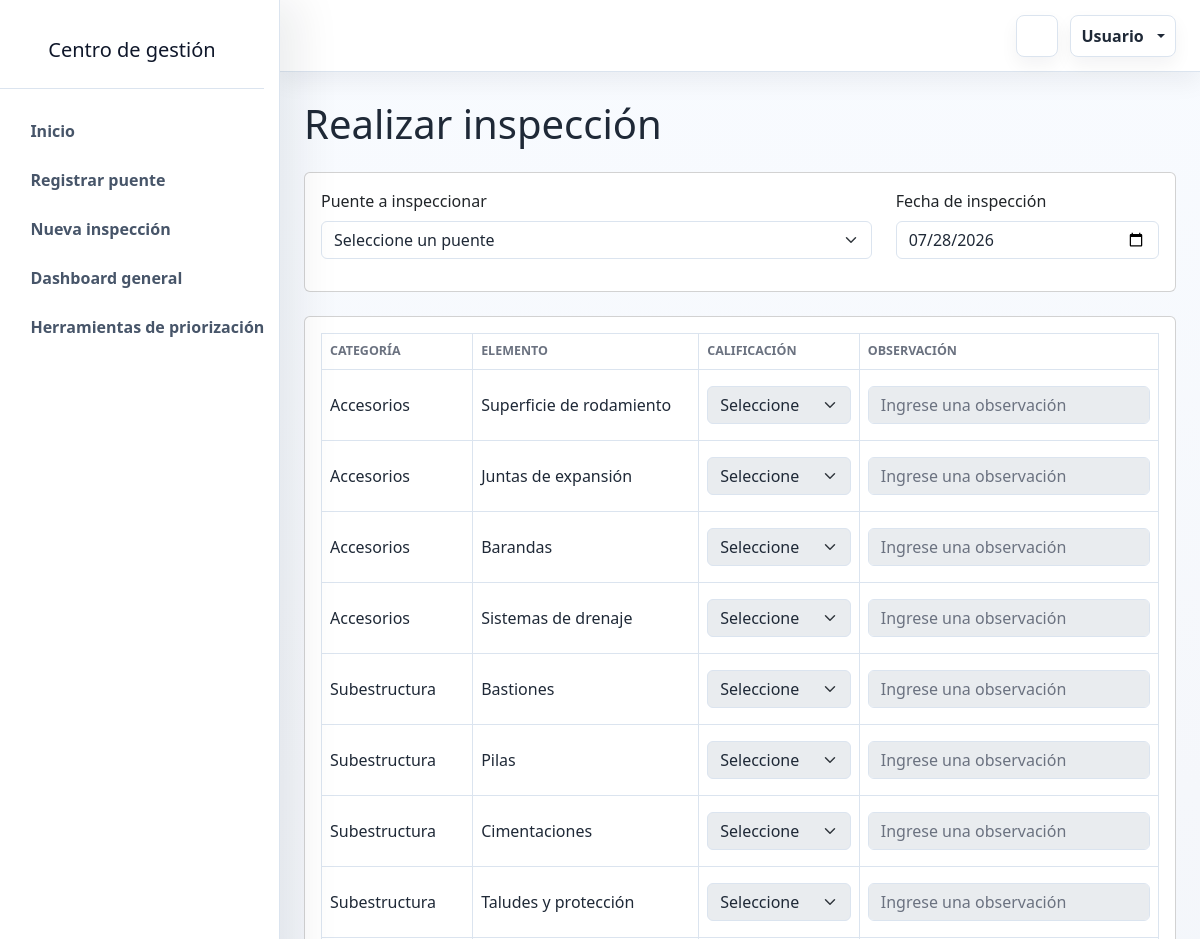
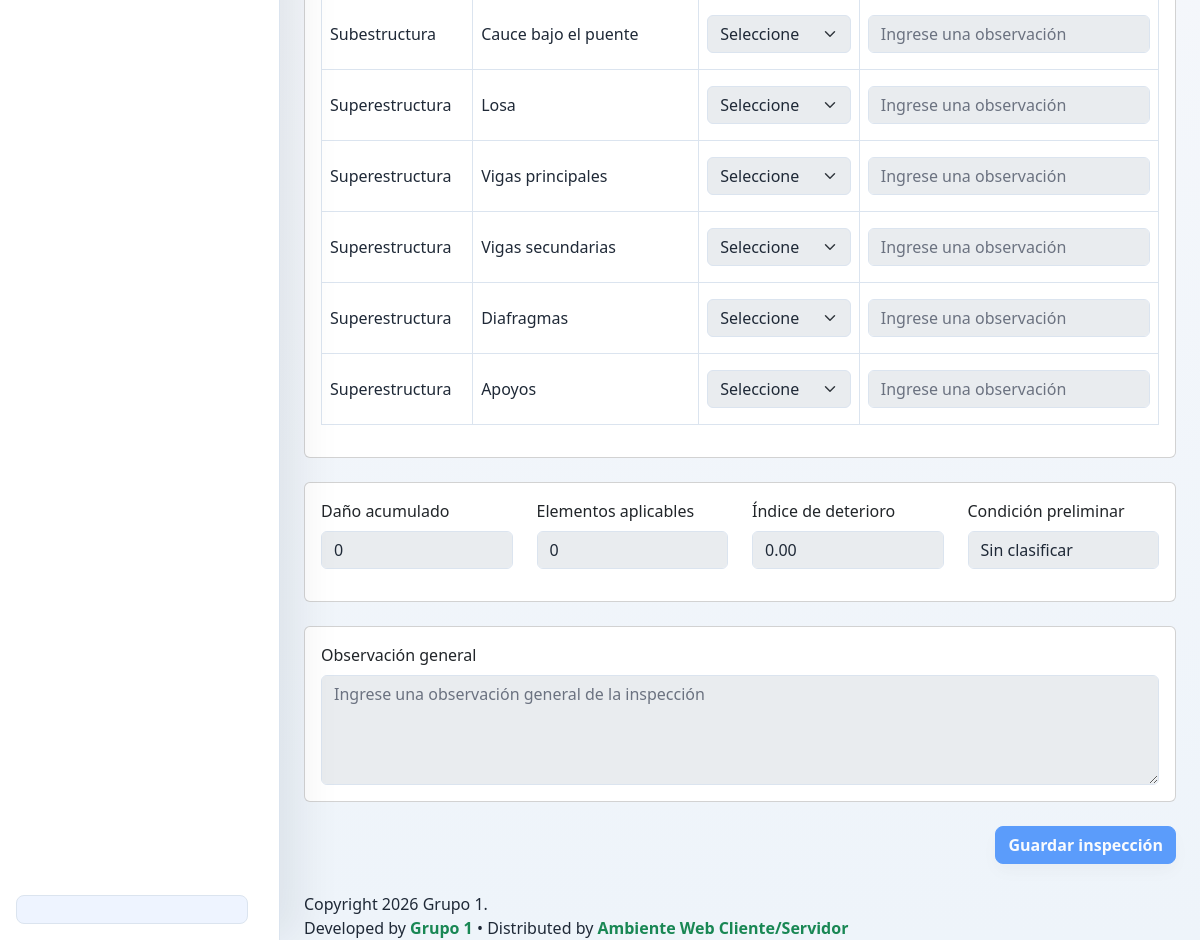
Page /View/vFunciones/RealizarInspeccion.php on the committed database (2 pictures, top to bottom).
### tables this page shows
CREATE TABLE `tb_elemento` (
  `ConsecutivoElemento` int(11) NOT NULL AUTO_INCREMENT,
  `Categoria` varchar(30) NOT NULL,
  `NombreElemento` varchar(120) NOT NULL,
  `Estado` bit(1) NOT NULL DEFAULT b'1',
  PRIMARY KEY (`ConsecutivoElemento`),
  UNIQUE KEY `uq_elemento_nombre` (`Categoria`,`NombreElemento`)
);

### Model/InspeccionModel.php (called while the page is built, shortened)
<?php
function ConsultarElementosInspeccionModel()
{
    $conn = null;
    try {
        $conn = OpenDB();
        $sql = "CALL spConsultarElementosInspeccion()";
        $response = $conn->query($sql);
        $elementos = array();
        while ($fila = $response->fetch_assoc()) {
            $elementos[] = $fila;
        }
        return $elementos;
    } catch (Exception $e) {
        if ($conn) {
            CloseDB($conn);
        }
        return array();
    }
}

### Controller/InspeccionController.php (called while the page is built, shortened)
<?php
include_once $_SERVER['DOCUMENT_ROOT']
    . '/Proyecto_Grupo1/Model/InspeccionModel.php';
function ConsultarElementosInspeccionController()
{
    return ConsultarElementosInspeccionModel();
}

### View/vFunciones/RealizarInspeccion.php (the view, shortened to what this page needs)
<?php
include_once $_SERVER['DOCUMENT_ROOT'] . '/Proyecto_Grupo1/View/LayoutInterno.php';
include_once $_SERVER['DOCUMENT_ROOT']
    . '/Proyecto_Grupo1/Controller/InspeccionController.php';
include_once $_SERVER['DOCUMENT_ROOT']
    . '/Proyecto_Grupo1/View/LayoutInterno.php';
$codigoPuenteSeleccionado = "";
$fechaInspeccionSeleccionada = date("Y-m-d");
$puentes = ConsultarPuentesInspeccionController();
$elementos = ConsultarElementosInspeccionController();
?>
<!DOCTYPE html>
<html lang="es">
<body>
    <div class="admin-shell">
        <div class="admin-main">
            <main class="dashboard-content">
                <div class="container-fluid px-3 px-lg-4 py-4">
                    <h1 class="mb-4">
                        Realizar inspección
                    </h1>
                    <?php if (empty($puentes)) { ?>
                        <div class="alert alert-warning">
                            No hay puentes registrados para realizar una inspección.
                        </div>
                    <?php } elseif (empty($elementos)) { ?>
                        <div class="alert alert-warning">
                            No se encontraron elementos activos para realizar la inspección.
                        </div>
                    <?php } else { ?>
                        <form method="POST">
                            <div class="card mb-4">
                                <div class="card-body">
                                    <div class="row">
                                        <div class="col-md-8 mb-3">
                                            <label
                                                for="codigoPuente"
                                                class="form-label">
                                                Puente a inspeccionar
                                            </label>
                                            <select
                                                class="form-select"
                                                id="codigoPuente"
                                                name="codigoPuente"
                                                required>
                                                <option value="">
                                                    Seleccione un puente
                                                </option>
                                            </select>
                                        </div>
                                        <div class="col-md-4 mb-3">
                                            <label
                                                for="fechaInspeccion"
                                                class="form-label">
                                                Fecha de inspección
                                            </label>
                                            <input
                                                type="date"
                                                class="form-control"
                                                id="fechaInspeccion"
                                                name="fechaInspeccion"
                                                value="<?php echo htmlspecialchars($fechaInspeccionSeleccionada); ?>"
                                                required>
                                        </div>
                                    </div>
                                </div>
                            </div>
                            <fieldset
                                id="datosInspeccion"
                                <?php
                                echo $codigoPuenteSeleccionado === ""
                                    ? "disabled"
                                    : "";
                                ?>>
                                <div class="card">
                                    <div class="card-body">
                                        <div class="table-responsive">
                                            <table class="table table-bordered align-middle">
                                                <thead>
                                                    <tr>
                                                        <th>
                                                            Categoría
                                                        </th>
                                                        <th>
                                                            Elemento
                                                        </th>
                                                        <th>
                                                            Calificación
                                                        </th>
                                                        <th>
                                                            Observación
                                                        </th>
                                                    </tr>
                                                </thead>
                                                <tbody>
                                                    <?php foreach ($elementos as $elemento) { ?>
                                                        <?php
                                                        $idElemento =
                                                            (int) $elemento["ConsecutivoElemento"];
                                                        $observacionSeleccionada = "";
                                                        ?>
                                                        <tr>
                                                            <td>
                                                                <?php
                                                                echo htmlspecialchars(
                                                                    $elemento["Categoria"]
                                                                );
                                                                ?>
                                                            </td>
                                                            <td>
                                                                <?php
                                                                echo htmlspecialchars(
                                                                    $elemento["NombreElemento"]
                                                                );
                                                                ?>
                                                            </td>
                                                            <td>
                                                                <select
                                                                    class="form-select selector-calificacion"
                                                                    name="elementos[<?php echo $idElemento; ?>][calificacion]"
                                                                    required>
                                                                    <option value="">
                                                                        Seleccione
                                                                    </option>
                                                                </select>
                                                            </td>
                                                            <td>
                                                                <input
                                                                    type="text"
                                                                    class="form-control"
                                                                    name="elementos[<?php echo $idElemento; ?>][observacion]"
                                                                    value="<?php echo htmlspecialchars($observacionSeleccionada); ?>"
                                                                    maxlength="500"
                                                                    placeholder="Ingrese una observación">
                                                            </td>
                                                        </tr>
                                                    <?php } ?>
                                                </tbody>
                                            </table>
                                        </div>
                                    </div>
                                </div>
                                <div class="card mt-4">
                                    <div class="card-body">
                                        <div class="row">
                                            <div class="col-md-3 mb-3">
                                                <label
                                                    for="danioAcumulado"
                                                    class="form-label">
                                                    Daño acumulado
                                                </label>
                                                <input
                                                    type="text"
                                                    class="form-control"
                                                    id="danioAcumulado"
                                                    value="0"
                                                    readonly>
                                            </div>
                                            <div class="col-md-3 mb-3">
                                                <label
                                                    for="cantidadElementos"
                                                    class="form-label">
                                                    Elementos aplicables
                                                </label>
                                                <input
                                                    type="text"
                                                    class="form-control"
                                                    id="cantidadElementos"
                                                    value="0"
                                                    readonly>
                                            </div>
                                            <div class="col-md-3 mb-3">
                                                <label
                                                    for="indiceDeterioro"
                                                    class="form-label">
                                                    Índice de deterioro
                                                </label>
                                                <input
                                                    type="text"
                                                    class="form-control"
                                                    id="indiceDeterioro"
                                                    value="0.00"
                                                    readonly>
                                            </div>
                                            <div class="col-md-3 mb-3">
                                                <label
                                                    for="condicionPreliminar"
                                                    class="form-label">
                                                    Condición preliminar
                                                </label>
                                                <input
                                                    type="text"
                                                    class="form-control"
                                                    id="condicionPreliminar"
                                                    value="Sin clasificar"
                                                    readonly>
                                            </div>
                                        </div>
                                    </div>
                                </div>
                                <div class="card mt-4">
                                    <div class="card-body">
                                        <label
                                            for="observacionGeneral"
                                            class="form-label">
                                            Observación general
                                        </label>
                                        <textarea
                                            class="form-control"
                                            id="observacionGeneral"
                                            name="observacionGeneral"
                                            rows="4"
                                            maxlength="1000"
                                            placeholder="Ingrese una observación general de la inspección"><?php
                                            ?></textarea>
                                    </div>
                                </div>
                                <div class="mt-4 text-end">
                                    <button
                                        type="submit"
                                        class="btn btn-primary">
                                        Guardar inspección
                                    </button>
                                </div>
                            </fieldset>
                        </form>
                    <?php } ?>
                </div>
            </main>
        </div>
    </div>
</body>
</html>

### rows in the picture
tb_elemento: Categoria "Accesorios", NombreElemento "Superficie de rodamiento"
tb_elemento: Categoria "Accesorios", NombreElemento "Juntas de expansión"
tb_elemento: Categoria "Accesorios", NombreElemento "Barandas"
tb_elemento: Categoria "Accesorios", NombreElemento "Sistemas de drenaje"
tb_elemento: Categoria "Subestructura", NombreElemento "Bastiones"
tb_elemento: Categoria "Subestructura", NombreElemento "Pilas"
tb_elemento: Categoria "Subestructura", NombreElemento "Cimentaciones"
tb_elemento: Categoria "Subestructura", NombreElemento "Taludes y protección"
tb_elemento: Categoria "Subestructura", NombreElemento "Cauce bajo el puente"
tb_elemento: Categoria "Superestructura", NombreElemento "Losa"
tb_elemento: Categoria "Superestructura", NombreElemento "Vigas principales"
tb_elemento: Categoria "Superestructura", NombreElemento "Vigas secundarias"
tb_elemento: Categoria "Superestructura", NombreElemento "Diafragmas"
tb_elemento: Categoria "Superestructura", NombreElemento "Apoyos"

### other values in the picture
$nombreUsuario "Usuario"
